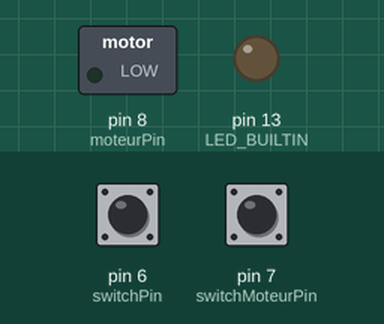
Simulated run of this sketch. Board: Arduino Uno, built with avr-gcc and run on an emulated ATmega328P. Shown: switched loads named in the sketch (green lamp = pin HIGH), output pins drawn as LEDs (lit = HIGH). Inputs (shaded band) come from the test bench; at power-on: pin 6 (switchPin) LOW, pin 7 (switchMoteurPin) LOW.

Above: at 1.2 s.
1.3 s: pin 6 (switchPin) pulled HIGH for 0.15 s
At 1.9 s:
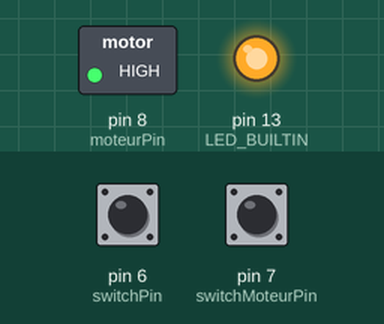
2.9 s: pin 7 (switchMoteurPin) pulled HIGH for 0.15 s
At 4.6 s:
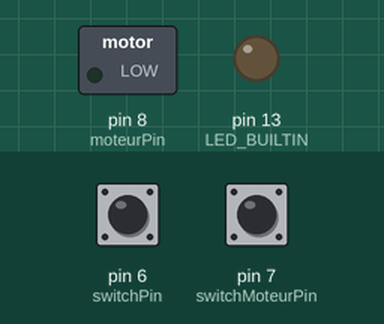
4.9 s: pin 6 (switchPin) pulled HIGH for 1 s
At 5.9 s:
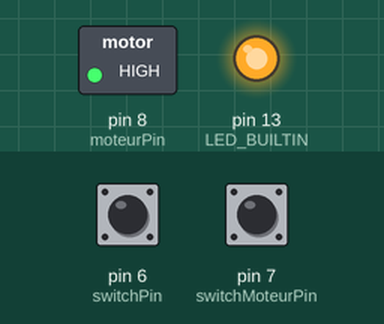
Timing chart, 0 to 7.9 s (numbered marks = the images above; inputs shaded):
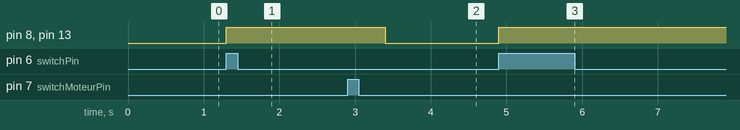

The sketch:

pilotePoisson.ino
```cpp
// des constantes
const int switchPin = 6;
const int switchMoteurPin = 7;     // Le Pin du switch sur l'axe de rotation
const int moteurPin = 8;

// variables will change:
int etatSwitchMoteur = 0;         // variable for reading the pushbutton status

void setup() {
  // initialize digital pin LED_BUILTIN as an output.
  pinMode(LED_BUILTIN, OUTPUT);

  pinMode(moteurPin, OUTPUT);
  pinMode(switchMoteurPin, INPUT);
  pinMode(switchPin, INPUT);
}

void rotateOne() {
  int start = 0;
  digitalWrite(LED_BUILTIN, HIGH);
  digitalWrite(moteurPin, HIGH);
  // attente de but rotation
  start=millis();
  while(digitalRead(switchMoteurPin)==LOW /*&& ((millis()-start)<500)*/) {delay(50);}
  //attente fin rotation
  start=millis();
  while(digitalRead(switchMoteurPin)==HIGH /*²&& ((millis()-start)<500)*/) {delay(500);}
  digitalWrite(moteurPin, LOW);
  digitalWrite(LED_BUILTIN, LOW);
}

void loop() {
  if (digitalRead(switchPin)==HIGH) {
    rotateOne();
  }
}
```

Measured:
- after the input at 1.3 s, pin 8 (moteurPin), pin 13 (LED_BUILTIN): LOW → HIGH at once
- after the input at 2.9 s, pin 8 (moteurPin), pin 13 (LED_BUILTIN): HIGH → LOW after 0.50 s
- after the input at 4.9 s, pin 8 (moteurPin), pin 13 (LED_BUILTIN): LOW → HIGH at once
